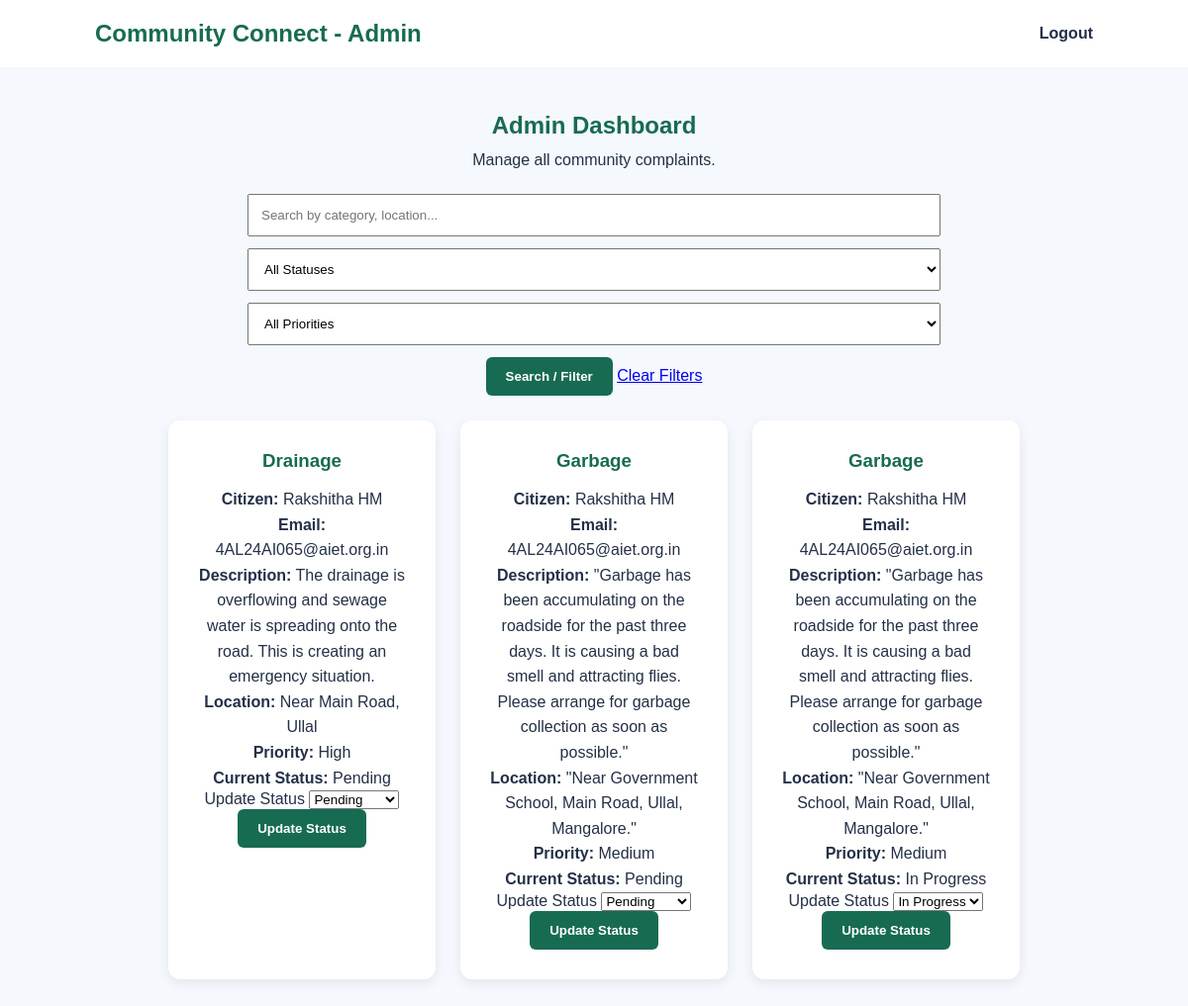
Before: /admin (signed in) with the older database file.
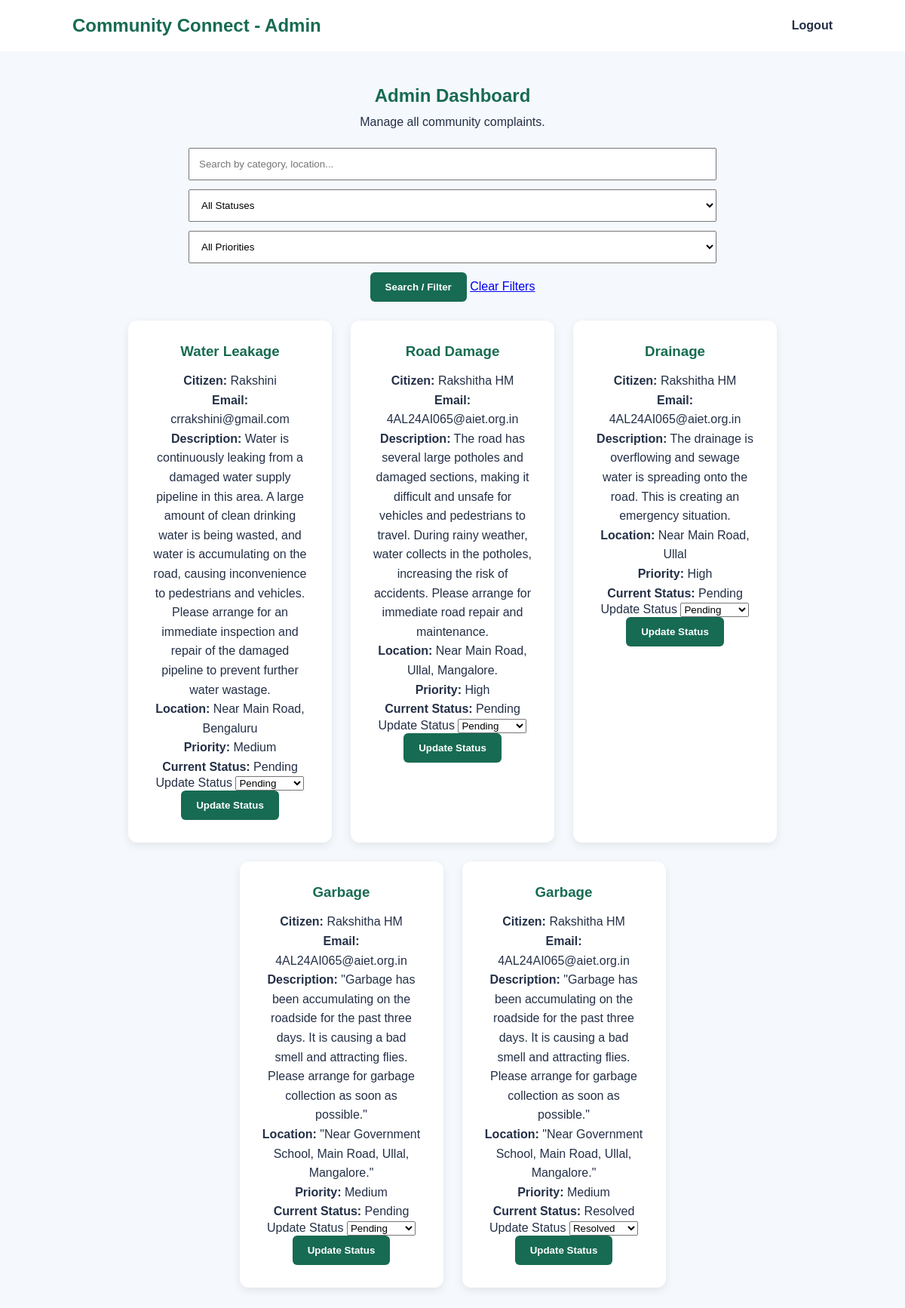
After: the same page with the newer database file.
### tables this page shows
CREATE TABLE complaints (
            id INTEGER PRIMARY KEY AUTOINCREMENT,
            user_id INTEGER,
            category TEXT,
            description TEXT,
            location TEXT,
            priority TEXT DEFAULT 'Medium',
            status TEXT DEFAULT 'Pending',
            created_at TIMESTAMP DEFAULT CURRENT_TIMESTAMP,
            FOREIGN KEY(user_id) REFERENCES users(id)
        );

CREATE TABLE users (
            id INTEGER PRIMARY KEY AUTOINCREMENT,
            name TEXT NOT NULL,
            email TEXT UNIQUE NOT NULL,
            password TEXT NOT NULL
        );

### app.py (the view, shortened to what this page needs)
@app.route("/admin")
def admin_dashboard():
    if not session.get("admin"):
        return redirect(url_for("admin_login"))
    search = request.args.get("search", "")
    status = request.args.get("status", "")
    priority = request.args.get("priority", "")
    query = """
        SELECT complaints.*, users.name, users.email
        FROM complaints
        JOIN users ON complaints.user_id = users.id
        WHERE 1=1
    """
    values = []
    if status:
        query += " AND complaints.status = ?"
        values.append(status)
    if priority:
        query += " AND complaints.priority = ?"
        values.append(priority)
    query += " ORDER BY complaints.id DESC"
    conn = get_db()
    complaints = conn.execute(query, values).fetchall()
    conn.close()
    return render_template(
        "admin.html",
        complaints=complaints,
        search=search,
        selected_status=status,
        selected_priority=priority
    )

### app.py (called while the page is built)
def get_db():
    conn = sqlite3.connect("database.db")
    conn.row_factory = sqlite3.Row
    return conn

### templates/admin.html (shortened to what this page needs)
<!DOCTYPE html>
<html lang="en">
<head>
    <link rel="stylesheet" href="{{ url_for('static', filename='style.css') }}">
</head>
<body>
    <nav class="navbar">
        <h2>Community Connect - Admin</h2>
        <a href="{{ url_for('admin_logout') }}">Logout</a>
    </nav>
    <section class="features">
        <h1>Admin Dashboard</h1>
        <p>Manage all community complaints.</p>
<form method="GET" action="{{ url_for('admin_dashboard') }}"
      style="margin: 25px auto; max-width: 700px;">
    <input type="text"
           name="search"
           placeholder="Search by category, location..."
           value="{{ search }}"
           style="padding: 12px; width: 100%; margin-bottom: 12px;">
    <select name="status"
            style="padding: 12px; width: 100%; margin-bottom: 12px;">
        <option value="">All Statuses</option>
    </select>
    <select name="priority"
            style="padding: 12px; width: 100%; margin-bottom: 12px;">
        <option value="">All Priorities</option>
    </select>
    <button type="submit">Search / Filter</button>
    <a href="{{ url_for('admin_dashboard') }}">Clear Filters</a>
</form>
        <div class="feature-container">
            {% for complaint in complaints %}
            <div class="feature-card">
                <h3>{{ complaint['category'] }}</h3>
                <p><strong>Citizen:</strong> {{ complaint['name'] }}</p>
                <p><strong>Email:</strong> {{ complaint['email'] }}</p>
                <p><strong>Description:</strong>
                    {{ complaint['description'] }}
                </p>
                <p><strong>Location:</strong>
                    {{ complaint['location'] }}
                </p>
                <p><strong>Priority:</strong>
                    {{ complaint['priority'] }}
                </p>
                <p><strong>Current Status:</strong>
                    {{ complaint['status'] }}
                </p>
                <form method="POST"
                      action="{{ url_for('update_status', complaint_id=complaint['id']) }}">
                    <label>Update Status</label>
                    <select name="status">
                        <option value="Pending"
                            {% if complaint['status'] == 'Pending' %}selected{% endif %}>
                            Pending
                        </option>
                        <option value="In Progress"
                            {% if complaint['status'] == 'In Progress' %}selected{% endif %}>
                            In Progress
                        </option>
                        <option value="Resolved"
                            {% if complaint['status'] == 'Resolved' %}selected{% endif %}>
                            Resolved
                        </option>
                    </select>
                    <button type="submit">Update Status</button>
                </form>
            </div>
            {% else %}
            <p>No complaints have been submitted yet.</p>
            {% endfor %}
        </div>
    </section>
</body>
</html>

### static/style.css (style rules this page uses)
* { margin: 0; padding: 0; box-sizing: border-box; font-family: Arial, sans-serif; }
body { background: #f5f8fc; color: #243047; }
.navbar { display: flex; justify-content: space-between; align-items: center; padding: 20px 8%; background: white; }
.navbar h2 { color: #176b52; }
.navbar a { text-decoration: none; margin-left: 20px; color: #243047; font-weight: bold; }
.features { text-align: center; padding: 55px 8%; }
.feature-container { display: flex; justify-content: center; gap: 25px; flex-wrap: wrap; }
.feature-card { background: white; padding: 30px; border-radius: 12px; width: 270px; box-shadow: 0 4px 12px rgba(0,0,0,0.08); }
.feature-card h3 { margin-bottom: 15px; color: #176b52; }
.feature-card p { line-height: 1.6; }
.features { padding: 45px 8%; }
.features > h1 { color: #176b52; margin-bottom: 12px; }
.feature-card { transition: transform 0.3s ease, box-shadow 0.3s ease; }
button { background: #176b52; color: white; border: none; padding: 12px 20px; border-radius: 6px; cursor: pointer; font-weight: bold; }
select, input, textarea { font-family: Arial, sans-serif; }
a { transition: 0.3s; }

Changed rows visible on the page:
added complaints: category "Water Leakage", name "Rakshini", email "crrakshini@gmail.com", description "Water is continuously leaking from a damaged water supply pipeline in this area. A large amount of clean drinking water is being wasted, and water is accumulating on the road, causing inconvenience to pedestrians and vehicles. Please arrange for an immediate inspection and repair of the damaged pipeline to prevent further water wastage.", location "Near Main Road, Bengaluru", priority "Medium", status "Pending"
added complaints: category "Road Damage", name "Rakshitha HM", email "4AL24AI065@aiet.org.in", description "The road has several large potholes and damaged sections, making it difficult and unsafe for vehicles and pedestrians to travel. During rainy weather, water collects in the potholes, increasing the risk of accidents. Please arrange for immediate road repair and maintenance.", location "Near Main Road, Ullal, Mangalore.", priority "High", status "Pending"
changed complaints: status "In Progress" → "Resolved"
